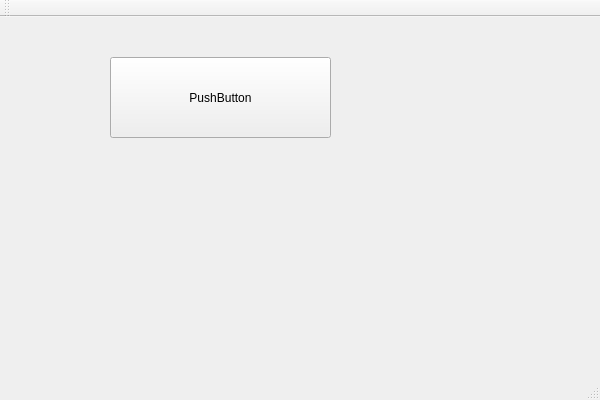
<?xml version="1.0" encoding="UTF-8"?>
<ui version="4.0">
 <class>TaskbarClass</class>
 <widget class="QMainWindow" name="TaskbarClass">
  <property name="geometry">
   <rect>
    <x>0</x>
    <y>0</y>
    <width>600</width>
    <height>400</height>
   </rect>
  </property>
  <property name="windowTitle">
   <string>apps/taskbar</string>
  </property>
  <widget class="QWidget" name="centralWidget">
   <widget class="QPushButton" name="pushButton">
    <property name="geometry">
     <rect>
      <x>110</x>
      <y>40</y>
      <width>221</width>
      <height>81</height>
     </rect>
    </property>
    <property name="text">
     <string>PushButton</string>
    </property>
   </widget>
  </widget>
  <widget class="QMenuBar" name="menuBar">
   <property name="geometry">
    <rect>
     <x>0</x>
     <y>0</y>
     <width>600</width>
     <height>21</height>
    </rect>
   </property>
  </widget>
  <widget class="QToolBar" name="mainToolBar">
   <attribute name="toolBarArea">
    <enum>TopToolBarArea</enum>
   </attribute>
   <attribute name="toolBarBreak">
    <bool>false</bool>
   </attribute>
  </widget>
  <widget class="QStatusBar" name="statusBar"/>
 </widget>
 <layoutdefault spacing="6" margin="11"/>
 <resources>
  <include location="Taskbar.qrc"/>
 </resources>
 <connections/>
</ui>
